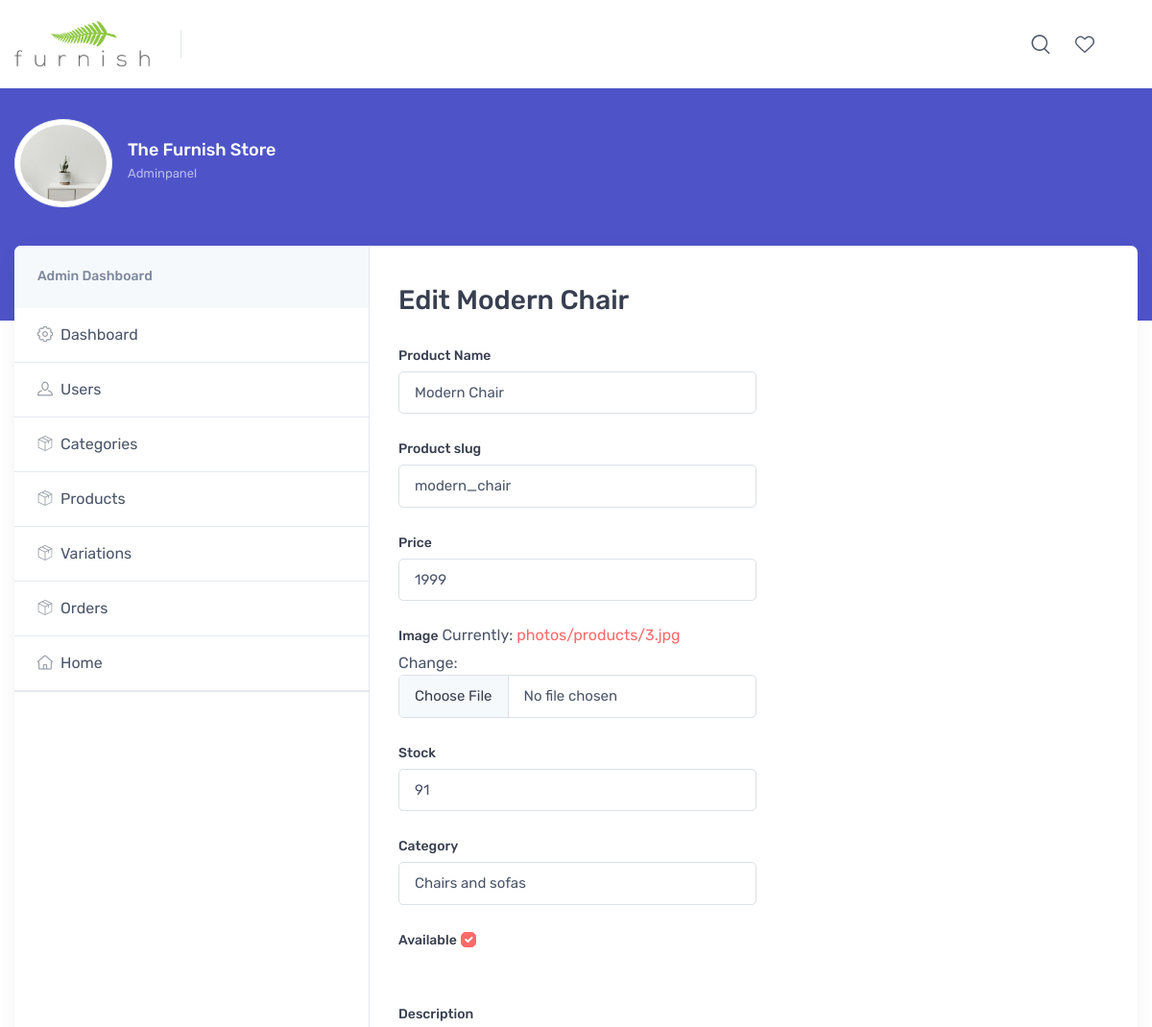
/adminpanel/edit_product/1/ (signed in, upper part), run on an earlier commit of the app's database.
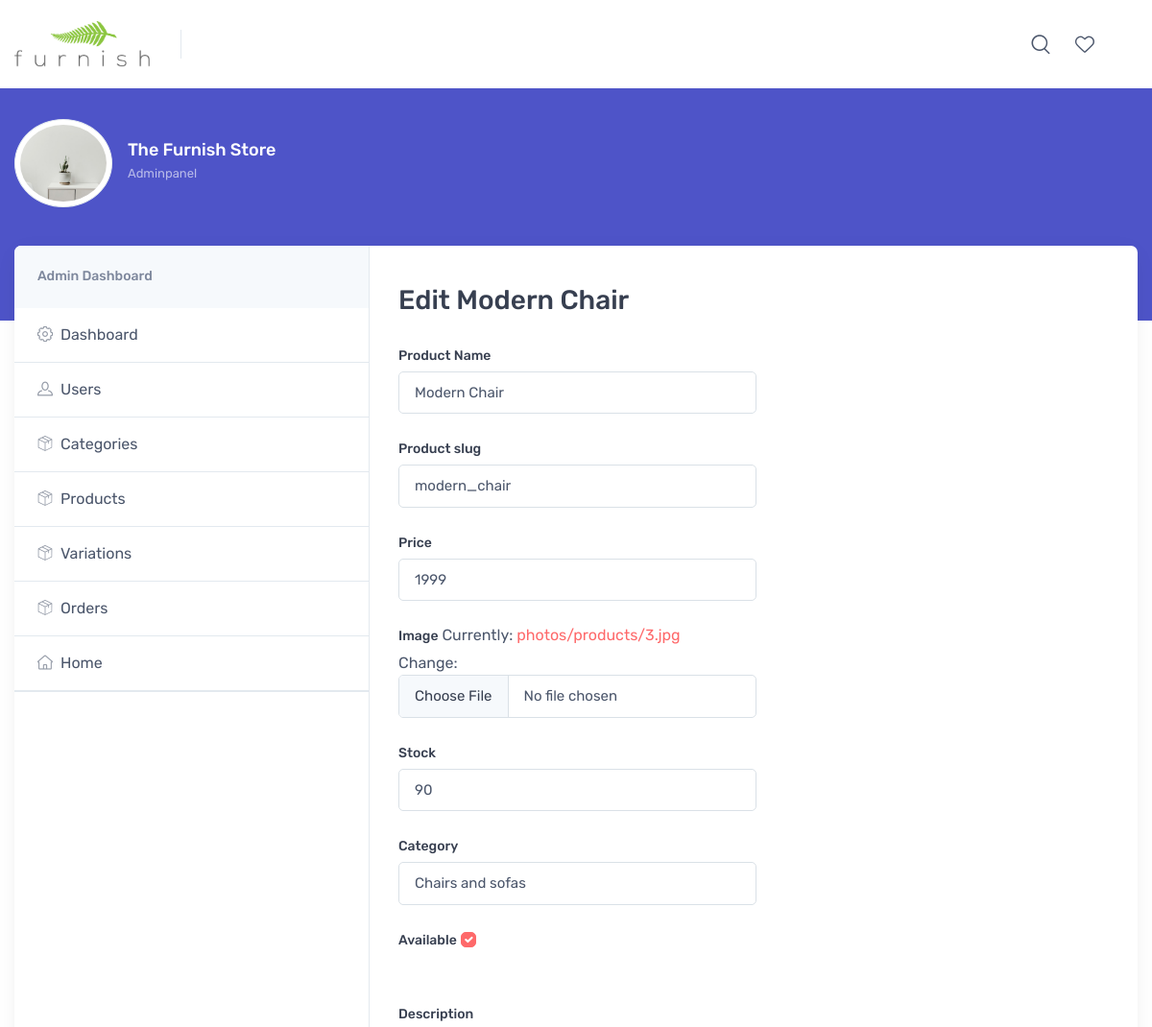
And on a later commit of the database.
### store/models.py (models this page shows, shortened)
class Product(models.Model):
    product_name    = models.CharField(max_length=200, unique=True)
    slug            = models.SlugField(max_length=200, unique=True)
    description     = models.TextField(max_length=500, blank=True)
    price           = models.IntegerField()
    images          = models.ImageField(upload_to='photos/products')
    stock           = models.IntegerField()
    is_available    = models.BooleanField(default=True)
    category        = models.ForeignKey(Categorie, on_delete=models.CASCADE)
    created_date    = models.DateTimeField(auto_now_add=True)
    modified_date   = models.DateTimeField(auto_now=True)

### adminpanel/views.py (the view, shortened to what this page needs)
# urls.py: path('edit_product/<int:product_id>/',views.edit_product,name='edit_product'),
@login_required(login_url='login')
@user_passes_test(lambda u: u.is_superuser, login_url='home')
def edit_product(request, product_id):
    product = Product.objects.get(id=product_id)
    form = ProductForm(instance=product)
    context = {
        'product': product,
        'form': form
    }
    return render(request, 'adminpanel/dashboard-edit-product.html', context)

### adminpanel/forms.py
class ProductForm(forms.ModelForm):
    class Meta:
        model = Product
        fields = ['product_name', 'slug', 'description', 'price', 'images', 'stock', 'is_available', 'category', ]
    def __init__(self, *args, **kwargs):
        super(ProductForm, self).__init__(*args, **kwargs)
        for field in self.fields:
            self.fields[field].widget.attrs['class'] = 'form-control'
        self.fields['is_available'].widget.attrs['class'] = 'ml-2 mt-1 form-check-input'

### cart/context_processors.py (called while the page is built, shortened)
def counter(request):
    cart_count = 0
    if 'admin' in request.path:
        return {}
    return dict(cart_count=cart_count)

def wish_counter(request):
    wish_count = 0
    if 'admin' in request.path:
        return {}
    return dict(wish_count=wish_count)

### category/context_processors.py (called while the page is built)
def menu_links(request):
    links = Categorie.objects.all()
    return dict(links=links)

### category/models.py (called while the page is built)
    def __str__(self):
        return self.category_name

### templates/adminpanel/dashboard-edit-product.html (shortened to what this page needs)
{% extends 'adminpanel/dashboard-base.html'%}
            {% block content %}
            {% load static %}
            <section class="col-lg-8 pt-lg-4 pb-4 mb-3">
              <div class="pt-2 px-4 ps-lg-0 pe-xl-5">
                <div class="d-sm-flex flex-wrap justify-content-between align-items-center pb-2">
                  <h2 class="h3 py-2 me-2 text-center text-sm-start">Edit {{product.product_name}}</h2>
                </div>
                <form action="{% url 'edit_product' product.id %}" method="POST" enctype="multipart/form-data">
                    <div class="form-row ">
                      <div class="form-group col-md-6 ">
                        <label class="form-label" for="unp-product-description">Product Name</label>
                        {{ form.product_name }}
                      </div>
                        <br>
                        <div class="form-group col-md-6 ">
                            <label class="form-label" for="unp-product-description">Product slug</label>
                          {{ form.slug }}
                        </div>
                        <br>
                    </div>
                    <div class="form-row">
                      <div class="form-group col-md-6">
                        <label class="form-label" for="unp-product-description">Price</label>
                        {{ form.price }}
                      </div>
                      <br>
                      <div class="form-group col-md-6">
                        <label class="form-label" for="unp-product-description">Image</label>
                        {{ form.images }}
                      </div>
                      <br>
                      <div class="form-group col-md-6">
                        <label class="form-label" for="unp-product-description">Stock</label>
                        {{ form.stock }}
                      </div>
                      <br>
                      <div class="form-group col-md-6">
                        <label class="form-label" for="unp-product-description">Category</label>
                        {{ form.category }}
                      </div>
                      <br>
                      <div class="form-group col-md-6">
                        <label class="form-label" for="unp-product-description">Available</label>
                        {{ form.is_available }}
                      </div>
                      <br>
                    </div>
                    <br>
                    <div class="form-group">
                        <label class="form-label" for="unp-product-description">Description</label>
                    </div>
                    <br>
                  </form>
              </div>
            </section>
          </div>
        </div>
      </div>
    </main>
    {% endblock content%}

What changed in the data, as far as the page shows it:
changed Product "Modern Chair": stock "91" → "90"
